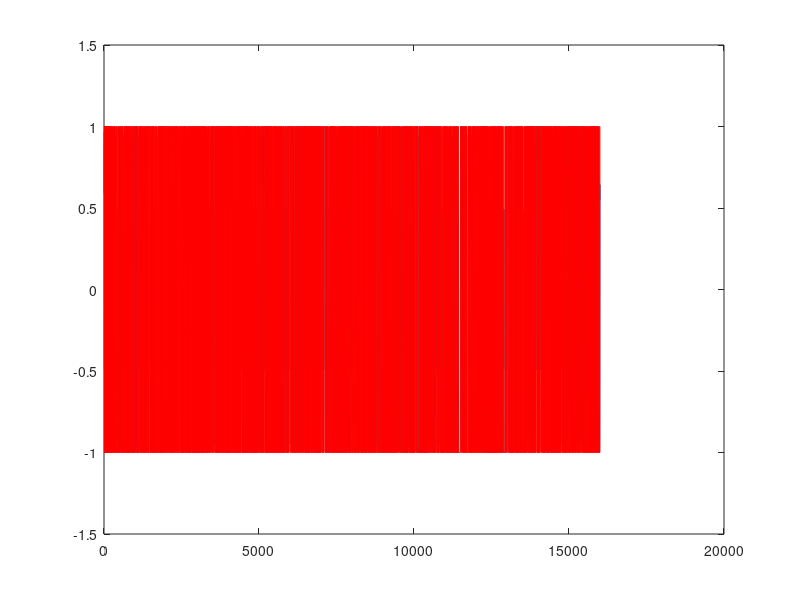
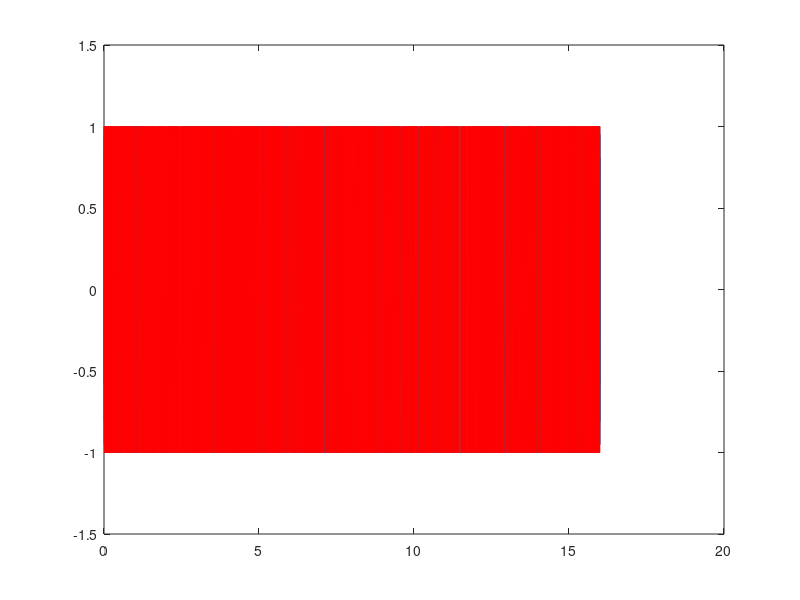
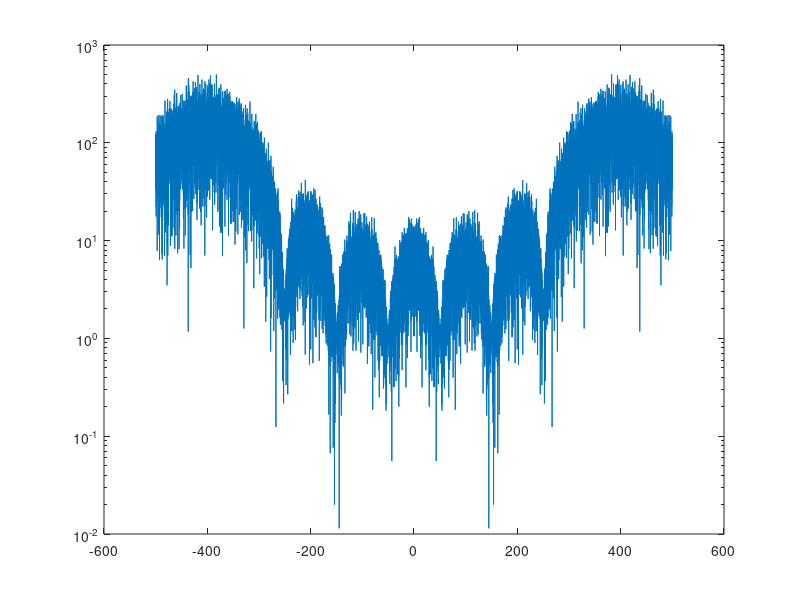
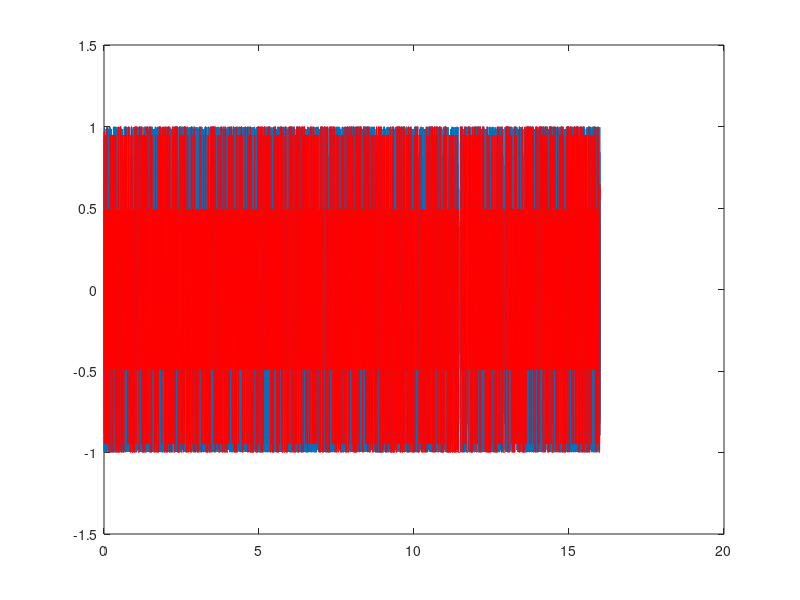

Recreate these plots in MATLAB, in order.
beta = 0.3;
Fs = 1000;
Br = 200;
Tr = 1/Br;
K = 3;
F0 = 8*Br;
T = 16 ;

t = -K*Tr:1/Fs:K*Tr;
g = beta/Tr*sqrt(2*pi/log(2))*exp(-2*(pi*beta)^2*t.^2/log(2)/(Tr^2));
g = g/sum(g);
data = randi(2,1,T*Br)-1;
data = reshape(repmat(data,Fs/Br,1),[],1)*2 - 1;

data_f = conv(data,g);
data_f = data_f((length(g)-1)/2+1:end-(length(g)-1)/2);
plot(data_f)
hold on
plot(data,'r')
hold off
figure

t = [0:T*Fs-1]'/Fs;


wd= pi*Br*1/2;

smi=cumsum(data);
integral=smi*1/Fs;
integral=integral*wd;
I=cos(integral);
Q=sin(integral);
s=I.*cos(2*pi*F0*t)-Q.*sin(2*pi*F0*t);
figure
plot(t,s);
hold on
plot(t,data,'r')
hold off


figure
ff = [-length(s)/2:length(s)/2-1]/T;
semilogy(ff,abs(fftshift(fft(s))))

data  = data_f;
t = [0:T*Fs-1]'/Fs;


wd= pi*Br;

smi=cumsum(data);
integral=smi*1/Fs;
integral=integral*wd;
I=cos(integral);
Q=sin(integral);
s=I.*cos(2*pi*F0*t)-Q.*sin(2*pi*F0*t);
figure
plot(t,s);
hold on
plot(t,data,'r')
hold off


figure
ff = [-length(s)/2:length(s)/2-1]/T;
semilogy(ff,abs(fftshift(fft(s))))